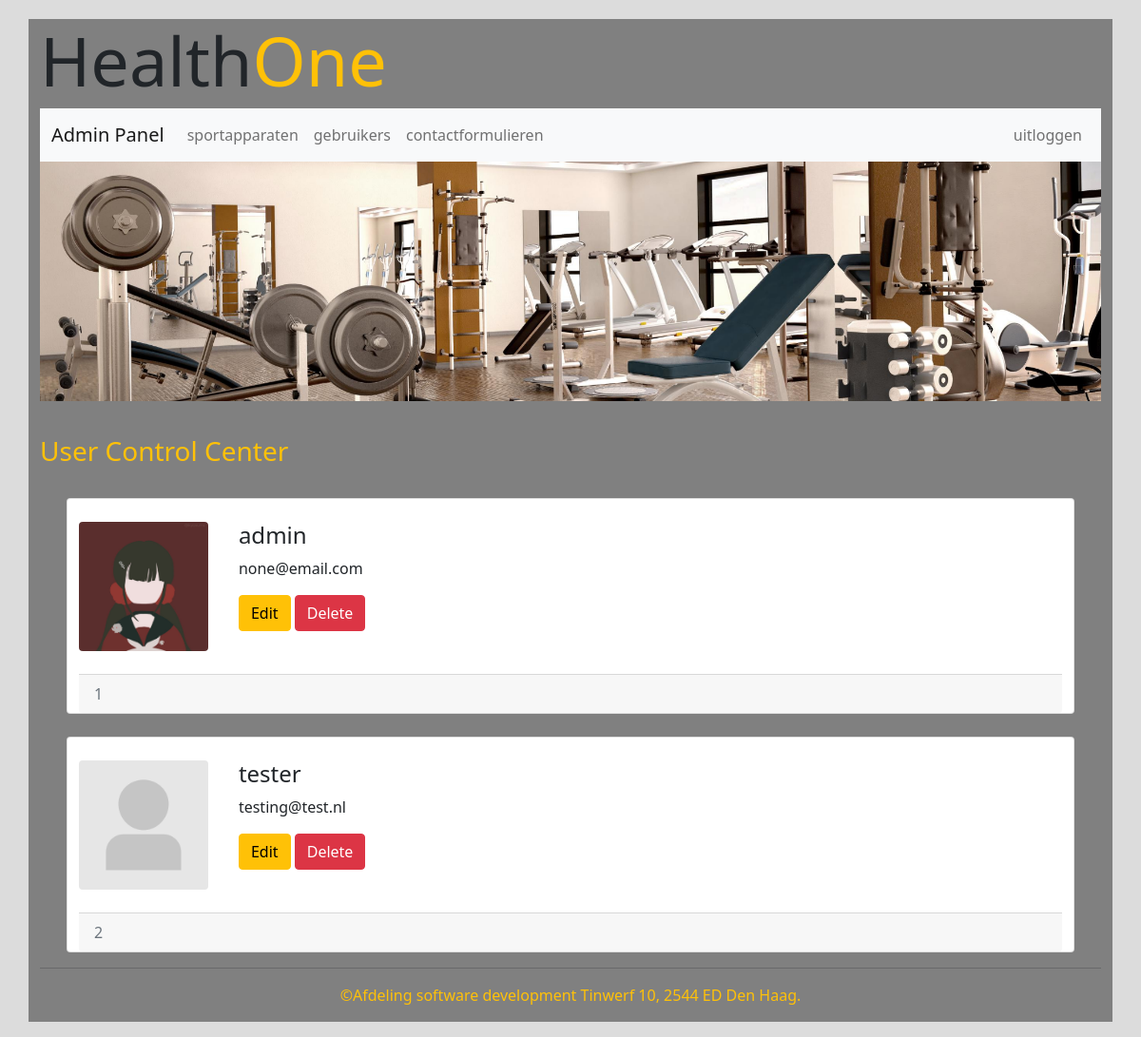
Page /admin/users (signed in) on the committed database.
### tables this page shows
CREATE TABLE `users` (
  `id` int(11) NOT NULL,
  `name` varchar(255) NOT NULL,
  `password` varchar(255) NOT NULL,
  `email` varchar(255) NOT NULL,
  `image` varchar(255) NOT NULL
);

### Modules/Users.php (called while the page is built, shortened)
<?php
function getUsers()
{
    global $pdo;
    try {
        $query = $pdo->prepare("SELECT * FROM users") ;
        $query->execute();
        $result = $query->fetchAll(PDO::FETCH_CLASS,"user");
    }
    catch(PDOException $e){
        $e->error_message;
    }
    return $result;
}

### Templates/admin/users.php (the view)
<!DOCTYPE html>
<html>
<?php
include_once('../Templates\defaults\head.php');
?>
<body>
    <div class="container" style="background:gray">
        <?php
        include_once('../Templates/defaults/header.php');
        include_once('../Templates/defaults/adminNav.php');
        include_once('../Templates/defaults/pictures.php');
        global $users;
        ?>
        <h3 class="text-warning">User Control Center</h3>
        <div class="row gy-4" style="width: 95%; margin: auto;">
            <?php foreach ($users as $user) : ?>
            <div class="card">
                <div class="row no-gutters">
                    <div class="col-auto" style="width: 10rem"><br>
                        <img src="<?=$user->image;?>" class="img-fluid rounded" alt="">
                    </div>
                    <div class="col"><br>
                        <div class="card-block px-2">
                            <h4 class="card-title"><?=$user->name;?></h4>
                            <p class="card-text"><?=$user->email;?></p>
                            <a href="#" class="btn btn-warning">Edit</a>
                            <a href="#" class="btn btn-danger">Delete</a>
                        </div>
                    </div>
                </div>
                <br>
                <div class="card-footer w-100 text-muted">
                    <?=$user->id;?>
                </div>
            </div>
            <?php endforeach; ?>
        </div>
        <hr>
        <?php
        include_once('../Templates/defaults/footer.php');
        ?>
    </div>
</body>
</html>

### public/css/style.css (style rules this page uses)
body { background-color: gainsboro }
.container { background-color: white; }

### rows in the picture
users: shows a picture, name "admin", email "none@email.com", id "1"
users: shows a picture, name "tester", email "testing@test.nl", id "2"
